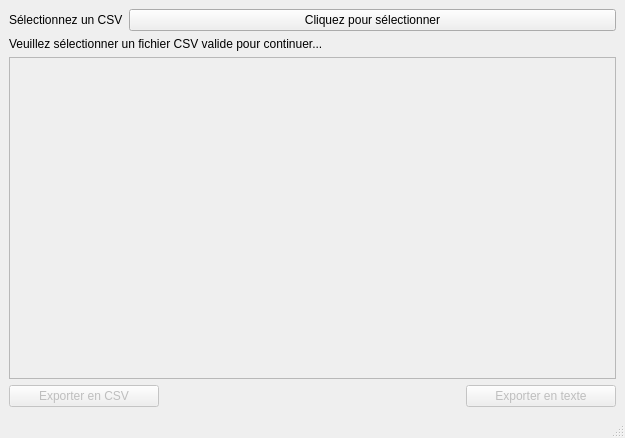
<?xml version="1.0" encoding="UTF-8"?>
<ui version="4.0">
 <class>MainWindow</class>
 <widget class="QMainWindow" name="MainWindow">
  <property name="geometry">
   <rect>
    <x>0</x>
    <y>0</y>
    <width>625</width>
    <height>438</height>
   </rect>
  </property>
  <property name="sizePolicy">
   <sizepolicy hsizetype="Fixed" vsizetype="Fixed">
    <horstretch>0</horstretch>
    <verstretch>0</verstretch>
   </sizepolicy>
  </property>
  <property name="windowTitle">
   <string>Conversion de données CSV</string>
  </property>
  <property name="windowIcon">
   <iconset theme="application-excel">
    <normaloff>../../../../../../../../../.designer/backup</normaloff>../../../../../../../../../.designer/backup</iconset>
  </property>
  <widget class="QWidget" name="centralwidget">
   <layout class="QVBoxLayout" name="verticalLayout_3">
    <item>
     <layout class="QVBoxLayout" name="verticalLayout">
      <item>
       <layout class="QHBoxLayout" name="horizontalLayout" stretch="0,1">
        <item>
         <widget class="QLabel" name="label">
          <property name="text">
           <string>Sélectionnez un CSV</string>
          </property>
         </widget>
        </item>
        <item>
         <widget class="QPushButton" name="file_button">
          <property name="sizePolicy">
           <sizepolicy hsizetype="Minimum" vsizetype="Minimum">
            <horstretch>0</horstretch>
            <verstretch>0</verstretch>
           </sizepolicy>
          </property>
          <property name="text">
           <string>Cliquez pour sélectionner</string>
          </property>
          <property name="icon">
           <iconset theme="fileopen">
            <normaloff>../../../../../../../../../.designer/backup</normaloff>../../../../../../../../../.designer/backup</iconset>
          </property>
         </widget>
        </item>
       </layout>
      </item>
      <item>
       <layout class="QVBoxLayout" name="verticalLayout_2">
        <item>
         <widget class="QLabel" name="info_label">
          <property name="text">
           <string>Veuillez sélectionner un fichier CSV valide pour continuer...</string>
          </property>
         </widget>
        </item>
        <item>
         <widget class="QListWidget" name="list_widget">
          <property name="enabled">
           <bool>false</bool>
          </property>
         </widget>
        </item>
        <item>
         <layout class="QGridLayout" name="gridLayout" rowstretch="0" columnstretch="1,2,1">
          <item row="0" column="0">
           <widget class="QPushButton" name="button_csv_export">
            <property name="enabled">
             <bool>false</bool>
            </property>
            <property name="text">
             <string>Exporter en CSV</string>
            </property>
           </widget>
          </item>
          <item row="0" column="2">
           <widget class="QPushButton" name="button_txt_export">
            <property name="enabled">
             <bool>false</bool>
            </property>
            <property name="text">
             <string>Exporter en texte</string>
            </property>
           </widget>
          </item>
          <item row="0" column="1">
           <spacer name="horizontalSpacer">
            <property name="orientation">
             <enum>Qt::Horizontal</enum>
            </property>
            <property name="sizeHint" stdset="0">
             <size>
              <width>40</width>
              <height>20</height>
             </size>
            </property>
           </spacer>
          </item>
         </layout>
        </item>
       </layout>
      </item>
     </layout>
    </item>
   </layout>
  </widget>
  <widget class="QMenuBar" name="menubar">
   <property name="geometry">
    <rect>
     <x>0</x>
     <y>0</y>
     <width>625</width>
     <height>26</height>
    </rect>
   </property>
  </widget>
  <widget class="QStatusBar" name="statusbar"/>
 </widget>
 <resources/>
 <connections/>
</ui>
